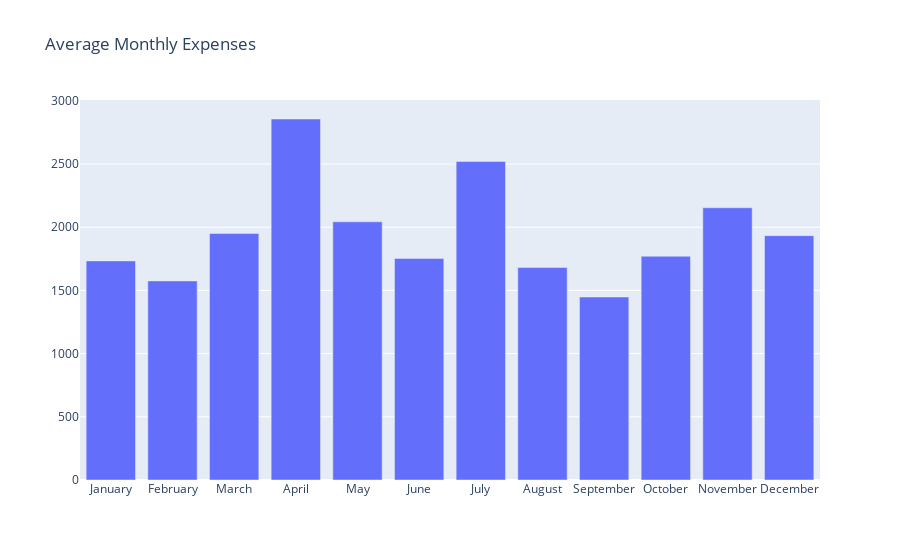

Notebook code for this chart:
### Code cell
# reset index, leaving out the year level
month_Avg = grouped.reset_index()
month_Avg = month_Avg.groupby(['Month']).mean()

import plotly.graph_objs as go

# create the bar trace
trace = go.Bar(x=month_Avg.index, y=month_Avg['Grand Total'])

# create the layout
layout = go.Layout(title='Average Monthly Expenses')

# create the figure object
fig = go.Figure(data=[trace], layout=layout)

# show the chart
fig.show()
month_Avg.head(5)
# month_Avg = json.dumps(fig, cls=plotly.utils.PlotlyJSONEncoder)

### Figure 1 — Plotly figure (JSON) as saved in the notebook; plotly's stock layout.template omitted (floating-point values rounded to 4 significant figures)
{"data": [{"type": "bar", "x": ["January", "February", "March", "April", "May", "June", "July", "August", "September", "October", "November", "December"], "y": [1734.0, 1575.0, 1951.0, 2856.0, 2043.0, 1753.0, 2521.0, 1681.0, 1448.0, 1771.0, 2154.0, 1933.0]}], "layout": {"title": {"text": "Average Monthly Expenses"}}}
